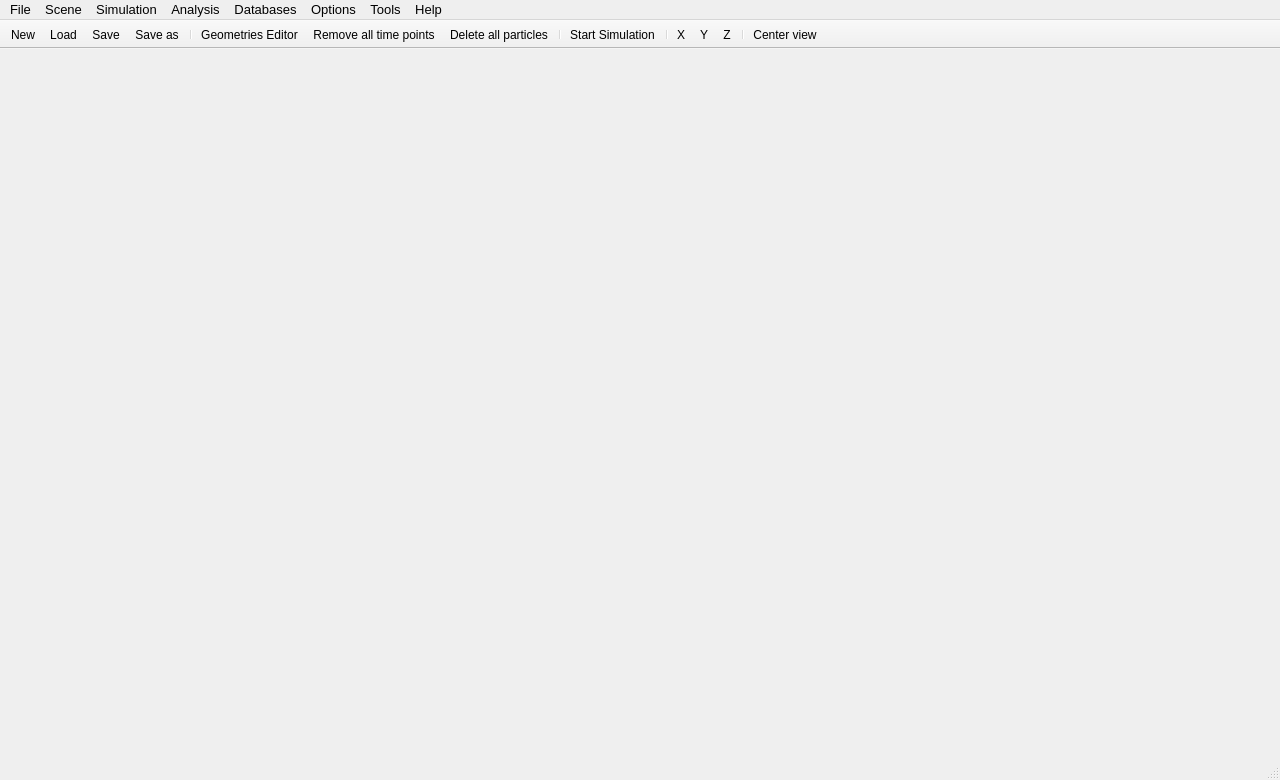
<?xml version="1.0" encoding="UTF-8"?>
<ui version="4.0">
 <class>MUSENMainWindowClass</class>
 <widget class="QMainWindow" name="MusenGUIClass">
  <property name="geometry">
   <rect>
    <x>0</x>
    <y>0</y>
    <width>1280</width>
    <height>780</height>
   </rect>
  </property>
  <property name="sizePolicy">
   <sizepolicy hsizetype="Expanding" vsizetype="Expanding">
    <horstretch>0</horstretch>
    <verstretch>0</verstretch>
   </sizepolicy>
  </property>
  <property name="windowTitle">
   <string>MUSEN</string>
  </property>
  <property name="windowIcon">
   <iconset resource="../../MusenGUI/MusenGUI/musengui.qrc">
    <normaloff>:/MusenGUI/Resources/MUSEN_Ico.png</normaloff>:/MusenGUI/Resources/MUSEN_Ico.png</iconset>
  </property>
  <property name="iconSize">
   <size>
    <width>24</width>
    <height>17</height>
   </size>
  </property>
  <widget class="QWidget" name="centralWidget">
   <property name="MainWidget" stdset="0">
    <bool>true</bool>
   </property>
   <layout class="QHBoxLayout" name="horizontalLayout" stretch="1,5">
    <property name="leftMargin">
     <number>4</number>
    </property>
    <property name="topMargin">
     <number>3</number>
    </property>
    <property name="rightMargin">
     <number>4</number>
    </property>
    <property name="bottomMargin">
     <number>3</number>
    </property>
    <item>
     <widget class="QWidget" name="viewOptions" native="true"/>
    </item>
    <item>
     <layout class="QVBoxLayout" name="verticalLayout" stretch="0,1">
      <property name="spacing">
       <number>0</number>
      </property>
      <item>
       <widget class="CTimeSliderTab" name="timeSlider" native="true"/>
      </item>
      <item>
       <widget class="QWidget" name="sceneViewer" native="true"/>
      </item>
     </layout>
    </item>
   </layout>
  </widget>
  <widget class="QMenuBar" name="menuBar">
   <property name="geometry">
    <rect>
     <x>0</x>
     <y>0</y>
     <width>1280</width>
     <height>23</height>
    </rect>
   </property>
   <property name="font">
    <font>
     <pointsize>10</pointsize>
    </font>
   </property>
   <widget class="QMenu" name="menuFile">
    <property name="font">
     <font>
      <pointsize>10</pointsize>
     </font>
    </property>
    <property name="title">
     <string>File</string>
    </property>
    <addaction name="actionNew"/>
    <addaction name="actionSave"/>
    <addaction name="actionSaveAs"/>
    <addaction name="actionSaveSnapshot"/>
    <addaction name="actionExportToText"/>
    <addaction name="actionImportFromText"/>
    <addaction name="actionImportFromEDEM"/>
    <addaction name="actionLoad"/>
    <addaction name="actionExit"/>
    <addaction name="separator"/>
   </widget>
   <widget class="QMenu" name="menuDatabases">
    <property name="font">
     <font>
      <pointsize>10</pointsize>
     </font>
    </property>
    <property name="toolTip">
     <string/>
    </property>
    <property name="title">
     <string>Databases</string>
    </property>
    <addaction name="actionAgglomeratesDatabase"/>
    <addaction name="actionGeometriesDatabase"/>
    <addaction name="actionMaterialsDatabaseGlobal"/>
   </widget>
   <widget class="QMenu" name="menuScene">
    <property name="font">
     <font>
      <pointsize>10</pointsize>
     </font>
    </property>
    <property name="title">
     <string>Scene</string>
    </property>
    <addaction name="actionBondsGeneration"/>
    <addaction name="actionPackageGenerator"/>
    <addaction name="separator"/>
    <addaction name="actionGeometriesEditor"/>
    <addaction name="actionMaterialsDatabaseLocal"/>
    <addaction name="actionObjectsEditor"/>
    <addaction name="actionSceneEditor"/>
    <addaction name="separator"/>
    <addaction name="actionClearTimePoints"/>
    <addaction name="actionClearSpecificTimePoints"/>
    <addaction name="actionDeleteAllBonds"/>
    <addaction name="actionDeleteAllParticles"/>
    <addaction name="actionDeleteNonConnectedParticles"/>
    <addaction name="actionDeleteSeparateParticles"/>
   </widget>
   <widget class="QMenu" name="menuHelp">
    <property name="font">
     <font>
      <pointsize>10</pointsize>
     </font>
    </property>
    <property name="title">
     <string>Help</string>
    </property>
    <widget class="QMenu" name="menuDocumentation">
     <property name="title">
      <string>Documentation</string>
     </property>
    </widget>
    <addaction name="menuDocumentation"/>
    <addaction name="actionAbout"/>
    <addaction name="separator"/>
    <addaction name="actionWatchOnYoutube"/>
   </widget>
   <widget class="QMenu" name="menuSimulation">
    <property name="font">
     <font>
      <pointsize>10</pointsize>
     </font>
    </property>
    <property name="title">
     <string>Simulation</string>
    </property>
    <addaction name="actionObjectsGenerator"/>
    <addaction name="actionStartSimulation"/>
    <addaction name="actionSimulatorSettings"/>
   </widget>
   <widget class="QMenu" name="menuOptions">
    <property name="font">
     <font>
      <pointsize>10</pointsize>
     </font>
    </property>
    <property name="title">
     <string>Options</string>
    </property>
    <addaction name="actionDefaultUnits"/>
    <addaction name="actionModelManager"/>
    <addaction name="actionConfiguration"/>
   </widget>
   <widget class="QMenu" name="menuAnalysis">
    <property name="title">
     <string>Analysis</string>
    </property>
    <addaction name="actionAgglomeratesAnalyzer"/>
    <addaction name="actionBondsAnalyzer"/>
    <addaction name="actionGeometriesAnalyzer"/>
    <addaction name="actionResultAnalyzer"/>
    <addaction name="actionSampleAnalyzer"/>
    <addaction name="separator"/>
    <addaction name="actionPackageInfo"/>
   </widget>
   <widget class="QMenu" name="menuTools">
    <property name="enabled">
     <bool>true</bool>
    </property>
    <property name="title">
     <string>Tools</string>
    </property>
    <addaction name="actionCameraSettings"/>
    <addaction name="actionExportGeometries"/>
    <addaction name="actionMergeFiles"/>
    <addaction name="actionSaveAsImage"/>
    <addaction name="actionSaveAsImagesSet"/>
   </widget>
   <addaction name="menuFile"/>
   <addaction name="menuScene"/>
   <addaction name="menuSimulation"/>
   <addaction name="menuAnalysis"/>
   <addaction name="menuDatabases"/>
   <addaction name="menuOptions"/>
   <addaction name="menuTools"/>
   <addaction name="menuHelp"/>
  </widget>
  <widget class="QStatusBar" name="statusBar"/>
  <widget class="QToolBar" name="mainToolBar">
   <property name="windowTitle">
    <string>Tool bar</string>
   </property>
   <property name="movable">
    <bool>false</bool>
   </property>
   <property name="iconSize">
    <size>
     <width>24</width>
     <height>17</height>
    </size>
   </property>
   <property name="toolButtonStyle">
    <enum>Qt::ToolButtonIconOnly</enum>
   </property>
   <property name="floatable">
    <bool>false</bool>
   </property>
   <attribute name="toolBarArea">
    <enum>TopToolBarArea</enum>
   </attribute>
   <attribute name="toolBarBreak">
    <bool>false</bool>
   </attribute>
   <addaction name="actionNew"/>
   <addaction name="actionLoad"/>
   <addaction name="actionSave"/>
   <addaction name="actionSaveAs"/>
   <addaction name="separator"/>
   <addaction name="actionGeometriesEditor"/>
   <addaction name="actionClearTimePoints"/>
   <addaction name="actionDeleteAllParticles"/>
   <addaction name="separator"/>
   <addaction name="actionStartSimulation"/>
   <addaction name="separator"/>
   <addaction name="actionAutoCentrateViewX"/>
   <addaction name="actionAutoCentrateViewY"/>
   <addaction name="actionAutoCentrateViewZ"/>
   <addaction name="separator"/>
   <addaction name="actionAutoCentrateView"/>
  </widget>
  <action name="actionLoad">
   <property name="icon">
    <iconset resource="../../MusenGUI/MusenGUI/musengui.qrc">
     <normaloff>:/MusenGUI/folderr.png</normaloff>:/MusenGUI/folderr.png</iconset>
   </property>
   <property name="text">
    <string>Load...</string>
   </property>
   <property name="toolTip">
    <string>Load scene from the .mdem file</string>
   </property>
   <property name="statusTip">
    <string>Load scene from the .mdem file</string>
   </property>
   <property name="whatsThis">
    <string>Load scene from the .mdem file</string>
   </property>
   <property name="shortcut">
    <string>Ctrl+O</string>
   </property>
  </action>
  <action name="actionExit">
   <property name="text">
    <string>Exit</string>
   </property>
   <property name="toolTip">
    <string>Close application</string>
   </property>
   <property name="statusTip">
    <string>Close application</string>
   </property>
   <property name="whatsThis">
    <string>Close application</string>
   </property>
  </action>
  <action name="actionMaterialsDatabaseLocal">
   <property name="text">
    <string>Materials Editor</string>
   </property>
   <property name="toolTip">
    <string>Open materials editor</string>
   </property>
   <property name="statusTip">
    <string>Open database of current materials</string>
   </property>
  </action>
  <action name="actionBondsGeneration">
   <property name="icon">
    <iconset resource="../../MusenGUI/MusenGUI/musengui.qrc">
     <normaloff>:/bondsGeneratorIco/bonds_generator.png</normaloff>:/bondsGeneratorIco/bonds_generator.png</iconset>
   </property>
   <property name="text">
    <string>Bonds Generator</string>
   </property>
   <property name="toolTip">
    <string>Modify properties of materials and mixtures</string>
   </property>
   <property name="statusTip">
    <string>Modify properties of materials and mixtures</string>
   </property>
   <property name="whatsThis">
    <string>Modify properties of materials and mixtures</string>
   </property>
  </action>
  <action name="actionPackageInfo">
   <property name="icon">
    <iconset>
     <normaloff>:/MusenGUI/statistics.png</normaloff>:/MusenGUI/statistics.png</iconset>
   </property>
   <property name="text">
    <string>Scene Info</string>
   </property>
   <property name="toolTip">
    <string>Get the detailed information about the current scene</string>
   </property>
   <property name="statusTip">
    <string>Get the detailed information about the current scene</string>
   </property>
   <property name="whatsThis">
    <string>Get the detailed information about the current scene</string>
   </property>
  </action>
  <action name="actionAbout">
   <property name="text">
    <string>About</string>
   </property>
   <property name="toolTip">
    <string>Get the information about the program</string>
   </property>
   <property name="statusTip">
    <string>Get the information about the program</string>
   </property>
   <property name="whatsThis">
    <string>Get the information about the program</string>
   </property>
  </action>
  <action name="actionPackageGenerator">
   <property name="icon">
    <iconset>
     <normaloff>:/MusenGUI/package_button.jpg</normaloff>:/MusenGUI/package_button.jpg</iconset>
   </property>
   <property name="text">
    <string>Package Generator</string>
   </property>
   <property name="toolTip">
    <string>Create package of spherical particles</string>
   </property>
   <property name="statusTip">
    <string>Create package of spherical particles</string>
   </property>
   <property name="whatsThis">
    <string>Create package of spherical particles</string>
   </property>
  </action>
  <action name="actionNew">
   <property name="icon">
    <iconset resource="../../MusenGUI/MusenGUI/musengui.qrc">
     <normaloff>:/MusenGUI/newPage.png</normaloff>:/MusenGUI/newPage.png</iconset>
   </property>
   <property name="text">
    <string>New...</string>
   </property>
   <property name="toolTip">
    <string>Create new empty scene</string>
   </property>
   <property name="statusTip">
    <string>Create new empty scene</string>
   </property>
   <property name="whatsThis">
    <string>Create new empty scene</string>
   </property>
   <property name="shortcut">
    <string>Ctrl+N</string>
   </property>
   <property name="visible">
    <bool>true</bool>
   </property>
  </action>
  <action name="actionSave">
   <property name="icon">
    <iconset resource="../../MusenGUI/MusenGUI/musengui.qrc">
     <normaloff>:/MusenGUI/save_button.png</normaloff>:/MusenGUI/save_button.png</iconset>
   </property>
   <property name="text">
    <string>Save</string>
   </property>
   <property name="toolTip">
    <string>Save current scene into the current .mdem file</string>
   </property>
   <property name="statusTip">
    <string>Save current scene into the current .mdem file</string>
   </property>
   <property name="whatsThis">
    <string>Save current scene into the current .mdem file</string>
   </property>
   <property name="shortcut">
    <string>Ctrl+S</string>
   </property>
  </action>
  <action name="actionExportToText">
   <property name="icon">
    <iconset resource="../../MusenGUI/MusenGUI/musengui.qrc">
     <normaloff>:/MusenGUI/save_button_txt.png</normaloff>:/MusenGUI/save_button_txt.png</iconset>
   </property>
   <property name="text">
    <string>Export as text</string>
   </property>
   <property name="toolTip">
    <string>Save current scene as a text file</string>
   </property>
   <property name="statusTip">
    <string>Save current scene as a text file</string>
   </property>
   <property name="whatsThis">
    <string>Save current scene as a text file</string>
   </property>
  </action>
  <action name="actionObjectsEditor">
   <property name="text">
    <string>Objects Editor</string>
   </property>
   <property name="iconText">
    <string>Objects editor</string>
   </property>
   <property name="toolTip">
    <string>Manual objects editor</string>
   </property>
   <property name="statusTip">
    <string>Manual objects editor</string>
   </property>
   <property name="whatsThis">
    <string>Manual objects editor</string>
   </property>
  </action>
  <action name="actionClearTimePoints">
   <property name="icon">
    <iconset resource="../../MusenGUI/MusenGUI/musengui.qrc">
     <normaloff>:/MusenGUI/Pictures/clock.png</normaloff>:/MusenGUI/Pictures/clock.png</iconset>
   </property>
   <property name="text">
    <string>Remove all time points</string>
   </property>
   <property name="toolTip">
    <string>Remove all time points in the current file</string>
   </property>
   <property name="statusTip">
    <string>Remove all time points in the current file</string>
   </property>
   <property name="whatsThis">
    <string>Remove all time points in the current file</string>
   </property>
  </action>
  <action name="actionSampleAnalyzer">
   <property name="enabled">
    <bool>true</bool>
   </property>
   <property name="text">
    <string>Sample Analyzer</string>
   </property>
   <property name="toolTip">
    <string>A tool for analyzing the scene in a specific volume</string>
   </property>
   <property name="statusTip">
    <string>A tool for analyzing the scene in  specific volume</string>
   </property>
   <property name="whatsThis">
    <string>A tool for analyzing the scene in a specific volume</string>
   </property>
  </action>
  <action name="actionSaveAsImage">
   <property name="text">
    <string>Save as image</string>
   </property>
   <property name="toolTip">
    <string>Save current view as an image</string>
   </property>
   <property name="statusTip">
    <string>Save current view as an image</string>
   </property>
   <property name="whatsThis">
    <string>Save current view as an image</string>
   </property>
  </action>
  <action name="actionSaveAsImagesSet">
   <property name="text">
    <string>Save set of images</string>
   </property>
   <property name="toolTip">
    <string>Save current simulation as a set of images</string>
   </property>
   <property name="statusTip">
    <string>Save current simulation as a set of images</string>
   </property>
   <property name="whatsThis">
    <string>Save current simulation as a set of images</string>
   </property>
  </action>
  <action name="actionWatchOnYoutube">
   <property name="enabled">
    <bool>true</bool>
   </property>
   <property name="icon">
    <iconset resource="../../MusenGUI/MusenGUI/musengui.qrc">
     <normaloff>:/MusenGUI/Pictures/youtube_icon.png</normaloff>:/MusenGUI/Pictures/youtube_icon.png</iconset>
   </property>
   <property name="text">
    <string>Watch on YouTube</string>
   </property>
   <property name="toolTip">
    <string>Open YouTube channel</string>
   </property>
   <property name="statusTip">
    <string>Open YouTube channel</string>
   </property>
   <property name="whatsThis">
    <string>Open YouTube channel</string>
   </property>
  </action>
  <action name="actionSceneEditor">
   <property name="text">
    <string>Scene Editor</string>
   </property>
   <property name="toolTip">
    <string>Modify total scene</string>
   </property>
   <property name="statusTip">
    <string>Modify total scene</string>
   </property>
   <property name="whatsThis">
    <string>Modify total scene</string>
   </property>
  </action>
  <action name="actionConfiguration">
   <property name="text">
    <string>Settings</string>
   </property>
   <property name="toolTip">
    <string>Specify program options </string>
   </property>
   <property name="statusTip">
    <string>Specify program options </string>
   </property>
   <property name="whatsThis">
    <string>Specify program options </string>
   </property>
  </action>
  <action name="actionDeleteAllParticles">
   <property name="icon">
    <iconset resource="../../MusenGUI/MusenGUI/musengui.qrc">
     <normaloff>:/MusenGUI/Pictures/deleteParticles.png</normaloff>:/MusenGUI/Pictures/deleteParticles.png</iconset>
   </property>
   <property name="text">
    <string>Delete all particles</string>
   </property>
   <property name="toolTip">
    <string>Delete all particles from the current scene</string>
   </property>
   <property name="statusTip">
    <string>Delete all particles from the current scene</string>
   </property>
   <property name="whatsThis">
    <string>Delete all particles from the current scene</string>
   </property>
  </action>
  <action name="actionSaveSnapshot">
   <property name="text">
    <string>Save data snapshot</string>
   </property>
   <property name="toolTip">
    <string>Save selected time point as a separate .mdem file</string>
   </property>
   <property name="statusTip">
    <string>Save selected time point as a separate .mdem file</string>
   </property>
   <property name="whatsThis">
    <string>Save selected time point as a separate .mdem file</string>
   </property>
  </action>
  <action name="actionGeometriesDatabase">
   <property name="text">
    <string>Geometries</string>
   </property>
   <property name="toolTip">
    <string>Open database of geometries</string>
   </property>
   <property name="statusTip">
    <string>Open database of geometries</string>
   </property>
   <property name="whatsThis">
    <string>Open database of geometries</string>
   </property>
  </action>
  <action name="actionAgglomeratesDatabase">
   <property name="icon">
    <iconset resource="../../MusenGUI/MusenGUI/musengui.qrc">
     <normaloff>:/MusenGUI/Pictures/aggloIco.png</normaloff>:/MusenGUI/Pictures/aggloIco.png</iconset>
   </property>
   <property name="text">
    <string>Agglomerates</string>
   </property>
   <property name="toolTip">
    <string>Open database of agglomerates</string>
   </property>
   <property name="statusTip">
    <string>Open database of agglomerates</string>
   </property>
   <property name="whatsThis">
    <string>Open database of agglomerates</string>
   </property>
  </action>
  <action name="actionObjectsGenerator">
   <property name="text">
    <string>Dynamic Generator</string>
   </property>
   <property name="toolTip">
    <string>Specify parameters for generation of new particles</string>
   </property>
   <property name="statusTip">
    <string>Specify parameters for generation of new particles</string>
   </property>
   <property name="whatsThis">
    <string>Specify parameters for generation of new particles</string>
   </property>
  </action>
  <action name="actionGeometriesEditor">
   <property name="icon">
    <iconset resource="../../MusenGUI/MusenGUI/musengui.qrc">
     <normaloff>:/MusenGUI/Pictures/geomEditorIco.png</normaloff>:/MusenGUI/Pictures/geomEditorIco.png</iconset>
   </property>
   <property name="text">
    <string>Geometries Editor</string>
   </property>
   <property name="toolTip">
    <string>Modify position, size and velocity of geometrical objects</string>
   </property>
   <property name="statusTip">
    <string>Modify position, size and velocity of geometrical objects</string>
   </property>
   <property name="whatsThis">
    <string>Modify position, size and velocity of geometrical objects</string>
   </property>
  </action>
  <action name="actionStartSimulation">
   <property name="icon">
    <iconset resource="../../MusenGUI/MusenGUI/musengui.qrc">
     <normaloff>:/MusenGUI/Pictures/Play_Icon.png</normaloff>:/MusenGUI/Pictures/Play_Icon.png</iconset>
   </property>
   <property name="text">
    <string>Start Simulation</string>
   </property>
   <property name="toolTip">
    <string>Main simulator</string>
   </property>
   <property name="statusTip">
    <string>Main simulator</string>
   </property>
   <property name="whatsThis">
    <string>Main simulator</string>
   </property>
  </action>
  <action name="actionResultAnalyzer">
   <property name="text">
    <string>Particles Analyzer</string>
   </property>
   <property name="toolTip">
    <string>Particles analyzer</string>
   </property>
   <property name="statusTip">
    <string>Particles analyzer</string>
   </property>
   <property name="whatsThis">
    <string>Particles analyzer</string>
   </property>
  </action>
  <action name="actionGeometriesAnalyzer">
   <property name="text">
    <string>Geometries Analyzer</string>
   </property>
   <property name="toolTip">
    <string>Geometries analyzer</string>
   </property>
   <property name="statusTip">
    <string>Geometries analyzer</string>
   </property>
   <property name="whatsThis">
    <string>Geometries analyzer</string>
   </property>
  </action>
  <action name="actionBondsAnalyzer">
   <property name="text">
    <string>Bonds Analyzer</string>
   </property>
   <property name="toolTip">
    <string>Bonds analyzer</string>
   </property>
   <property name="statusTip">
    <string>Bonds analyzer</string>
   </property>
   <property name="whatsThis">
    <string>Bonds analyzer</string>
   </property>
  </action>
  <action name="actionCollisionsAnalyzer">
   <property name="text">
    <string>Collisions Analyzer</string>
   </property>
   <property name="toolTip">
    <string>Collisions analyzer</string>
   </property>
   <property name="statusTip">
    <string>Collisions analyzer</string>
   </property>
   <property name="whatsThis">
    <string>Collisions analyzer</string>
   </property>
  </action>
  <action name="actionImportFromText">
   <property name="text">
    <string>Import from text</string>
   </property>
   <property name="iconText">
    <string>Import from text </string>
   </property>
   <property name="toolTip">
    <string>Import data from a text file</string>
   </property>
   <property name="statusTip">
    <string>Import data from a text file</string>
   </property>
   <property name="whatsThis">
    <string>Import data from a text file</string>
   </property>
  </action>
  <action name="actionImportFromEDEM">
   <property name="enabled">
    <bool>false</bool>
   </property>
   <property name="text">
    <string>Import from EDEM</string>
   </property>
   <property name="visible">
    <bool>false</bool>
   </property>
  </action>
  <action name="actionSaveAs">
   <property name="icon">
    <iconset resource="../../MusenGUI/MusenGUI/musengui.qrc">
     <normaloff>:/MusenGUI/Pictures/save_as.png</normaloff>:/MusenGUI/Pictures/save_as.png</iconset>
   </property>
   <property name="text">
    <string>Save as...</string>
   </property>
   <property name="toolTip">
    <string>Save current scene into the new .mdem file</string>
   </property>
   <property name="statusTip">
    <string>Save current scene into the new .mdem file</string>
   </property>
   <property name="whatsThis">
    <string>Save current scene into the new .mdem file</string>
   </property>
   <property name="shortcut">
    <string>Ctrl+Shift+S</string>
   </property>
  </action>
  <action name="actionAutoCentrateView">
   <property name="icon">
    <iconset resource="../../MusenGUI/MusenGUI/musengui.qrc">
     <normaloff>:/MusenGUI/autoCentrate.png</normaloff>:/MusenGUI/autoCentrate.png</iconset>
   </property>
   <property name="text">
    <string>Center view</string>
   </property>
   <property name="toolTip">
    <string>Center view</string>
   </property>
  </action>
  <action name="actionModelManager">
   <property name="text">
    <string>Model Manager</string>
   </property>
   <property name="toolTip">
    <string>Setup paths to models</string>
   </property>
   <property name="statusTip">
    <string>Setup paths to models</string>
   </property>
   <property name="whatsThis">
    <string>Setup paths to models</string>
   </property>
  </action>
  <action name="actionDefaultUnits">
   <property name="text">
    <string>Default Units</string>
   </property>
   <property name="toolTip">
    <string>Configure default units of measurement</string>
   </property>
   <property name="statusTip">
    <string>Configure default units of measurement</string>
   </property>
   <property name="whatsThis">
    <string>Configure default units of measurement</string>
   </property>
  </action>
  <action name="actionDeleteAllBonds">
   <property name="text">
    <string>Delete all bonds</string>
   </property>
   <property name="toolTip">
    <string>Delete all bonds from the current scene</string>
   </property>
   <property name="statusTip">
    <string>Delete all bonds from the current scene</string>
   </property>
   <property name="whatsThis">
    <string>Delete all bonds from the current scene</string>
   </property>
  </action>
  <action name="actionAgglomeratesAnalyzer">
   <property name="text">
    <string>Agglomerates Analyzer</string>
   </property>
   <property name="toolTip">
    <string>Agglomerates analyzer</string>
   </property>
   <property name="statusTip">
    <string>Agglomerates analyzer</string>
   </property>
   <property name="whatsThis">
    <string>Agglomerates analyzer</string>
   </property>
  </action>
  <action name="actionExportGeometries">
   <property name="text">
    <string>Export geometries as STL</string>
   </property>
   <property name="toolTip">
    <string>Export geometries as binary STL file</string>
   </property>
   <property name="statusTip">
    <string>Export geometries as binary STL file</string>
   </property>
   <property name="whatsThis">
    <string>Export geometries as binary STL file</string>
   </property>
  </action>
  <action name="actionMaterialsDatabaseGlobal">
   <property name="text">
    <string>Materials</string>
   </property>
   <property name="toolTip">
    <string>Open database of materials</string>
   </property>
   <property name="statusTip">
    <string>Open database of materials</string>
   </property>
   <property name="whatsThis">
    <string>Open database of materials</string>
   </property>
  </action>
  <action name="actionAutoCentrateViewX">
   <property name="icon">
    <iconset resource="../../MusenGUI/MusenGUI/musengui.qrc">
     <normaloff>:/MusenGUI/Pictures/autoCentrateX.png</normaloff>:/MusenGUI/Pictures/autoCentrateX.png</iconset>
   </property>
   <property name="text">
    <string>X</string>
   </property>
   <property name="toolTip">
    <string>Center by X</string>
   </property>
  </action>
  <action name="actionAutoCentrateViewY">
   <property name="icon">
    <iconset resource="../../MusenGUI/MusenGUI/musengui.qrc">
     <normaloff>:/MusenGUI/Pictures/autoCentrateY.png</normaloff>:/MusenGUI/Pictures/autoCentrateY.png</iconset>
   </property>
   <property name="text">
    <string>Y</string>
   </property>
   <property name="toolTip">
    <string>Center by Y</string>
   </property>
  </action>
  <action name="actionAutoCentrateViewZ">
   <property name="icon">
    <iconset resource="../../MusenGUI/MusenGUI/musengui.qrc">
     <normaloff>:/MusenGUI/Pictures/autoCentrateZ.png</normaloff>:/MusenGUI/Pictures/autoCentrateZ.png</iconset>
   </property>
   <property name="text">
    <string>Z</string>
   </property>
   <property name="toolTip">
    <string>Center by Z</string>
   </property>
  </action>
  <action name="actionMergeFiles">
   <property name="checkable">
    <bool>false</bool>
   </property>
   <property name="checked">
    <bool>false</bool>
   </property>
   <property name="enabled">
    <bool>true</bool>
   </property>
   <property name="text">
    <string>Merge files</string>
   </property>
   <property name="visible">
    <bool>true</bool>
   </property>
   <property name="iconVisibleInMenu">
    <bool>true</bool>
   </property>
  </action>
  <action name="actionDeleteNonConnectedParticles">
   <property name="text">
    <string>Delete particles without bonds</string>
   </property>
   <property name="toolTip">
    <string>Delete particles which are not connected with bonds</string>
   </property>
  </action>
  <action name="actionSimulatorSettings">
   <property name="text">
    <string>Simulator Settings</string>
   </property>
  </action>
  <action name="actionClearSpecificTimePoints">
   <property name="text">
    <string>Remove specific time points</string>
   </property>
  </action>
  <action name="actionDeleteSeparateParticles">
   <property name="text">
    <string>Delete separate particles</string>
   </property>
   <property name="toolTip">
    <string>Remove all particles with coordination number of 0</string>
   </property>
  </action>
  <action name="actionCameraSettings">
   <property name="text">
    <string>Camera settings</string>
   </property>
   <property name="toolTip">
    <string>Current camera settings</string>
   </property>
  </action>
 </widget>
 <layoutdefault spacing="6" margin="11"/>
 <customwidgets>
  <customwidget>
   <class>CTimeSliderTab</class>
   <extends>QWidget</extends>
   <header location="global">TimeSliderTab.h</header>
   <container>1</container>
  </customwidget>
 </customwidgets>
 <resources>
  <include location="../../MusenGUI/MusenGUI/musengui.qrc"/>
 </resources>
 <connections/>
</ui>
